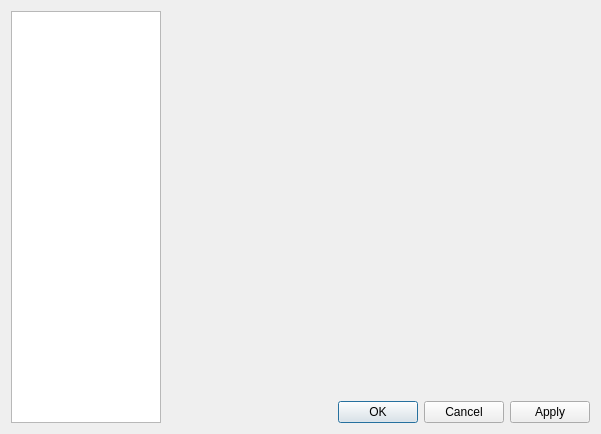
<?xml version="1.0" encoding="UTF-8"?>
<ui version="4.0">
 <class>AppSettingsDialog</class>
 <widget class="QDialog" name="AppSettingsDialog">
  <property name="geometry">
   <rect>
    <x>0</x>
    <y>0</y>
    <width>601</width>
    <height>434</height>
   </rect>
  </property>
  <property name="windowTitle">
   <string>Application Settings</string>
  </property>
  <layout class="QGridLayout" name="gridLayout">
   <item row="0" column="0">
    <layout class="QHBoxLayout" name="horizontalLayout">
     <property name="spacing">
      <number>0</number>
     </property>
     <item>
      <layout class="QVBoxLayout" name="verticalLayout">
       <item>
        <widget class="QListWidget" name="listWidget">
         <property name="minimumSize">
          <size>
           <width>150</width>
           <height>0</height>
          </size>
         </property>
         <property name="maximumSize">
          <size>
           <width>150</width>
           <height>16777215</height>
          </size>
         </property>
         <property name="iconSize">
          <size>
           <width>40</width>
           <height>45</height>
          </size>
         </property>
        </widget>
       </item>
      </layout>
     </item>
     <item>
      <layout class="QVBoxLayout" name="verticalLayout_2">
       <item>
        <layout class="QGridLayout" name="gridLayout_3">
         <item row="0" column="0">
          <widget class="QStackedWidget" name="stackedWidget">
           <property name="minimumSize">
            <size>
             <width>425</width>
             <height>0</height>
            </size>
           </property>
          </widget>
         </item>
        </layout>
       </item>
       <item>
        <layout class="QHBoxLayout" name="horizontalLayout_2">
         <item>
          <spacer name="horizontalSpacer">
           <property name="orientation">
            <enum>Qt::Horizontal</enum>
           </property>
           <property name="sizeHint" stdset="0">
            <size>
             <width>40</width>
             <height>20</height>
            </size>
           </property>
          </spacer>
         </item>
         <item>
          <widget class="QPushButton" name="btnOk">
           <property name="text">
            <string>OK</string>
           </property>
          </widget>
         </item>
         <item>
          <widget class="QPushButton" name="btnCancel">
           <property name="text">
            <string>Cancel</string>
           </property>
          </widget>
         </item>
         <item>
          <widget class="QPushButton" name="btnApply">
           <property name="text">
            <string>Apply</string>
           </property>
          </widget>
         </item>
        </layout>
       </item>
      </layout>
     </item>
    </layout>
   </item>
  </layout>
 </widget>
 <layoutdefault spacing="6" margin="11"/>
 <resources/>
 <connections/>
</ui>
